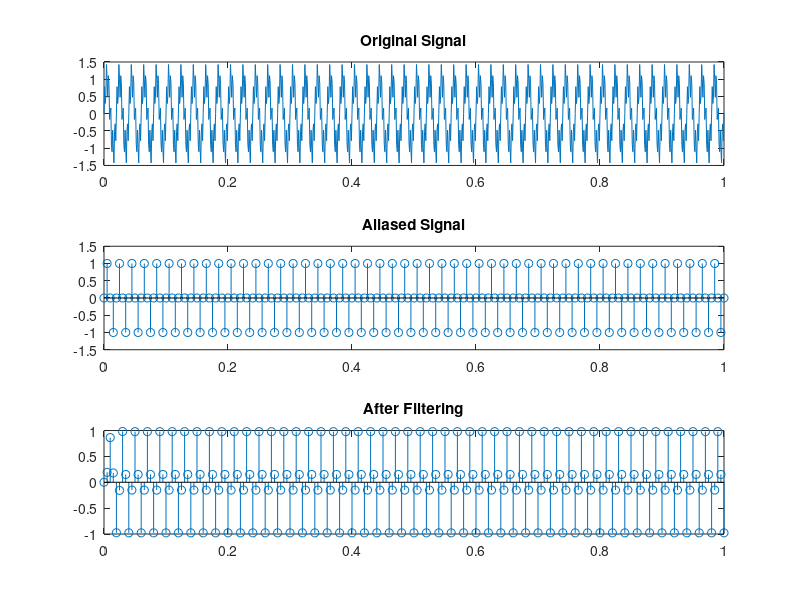

This chart was generated by the following MATLAB code:
clc; clear; close all;

Fs = 1000;
t = 0:1/Fs:1;

% Original signal
x = sin(2*pi*50*t) + 0.5*sin(2*pi*300*t);

% Anti-aliasing filter
[b,a] = butter(4,80/(Fs/2));
xf = filter(b,a,x);

% Low sampling rate
Fs2 = 200;
t2 = 0:1/Fs2:1;

% Sample signals
alias = interp1(t,x,t2);
filtered = interp1(t,xf,t2);

subplot(3,1,1)
plot(t,x)
title('Original Signal')

subplot(3,1,2)
stem(t2,alias)
title('Aliased Signal')

subplot(3,1,3)
stem(t2,filtered)
title('After Filtering')
